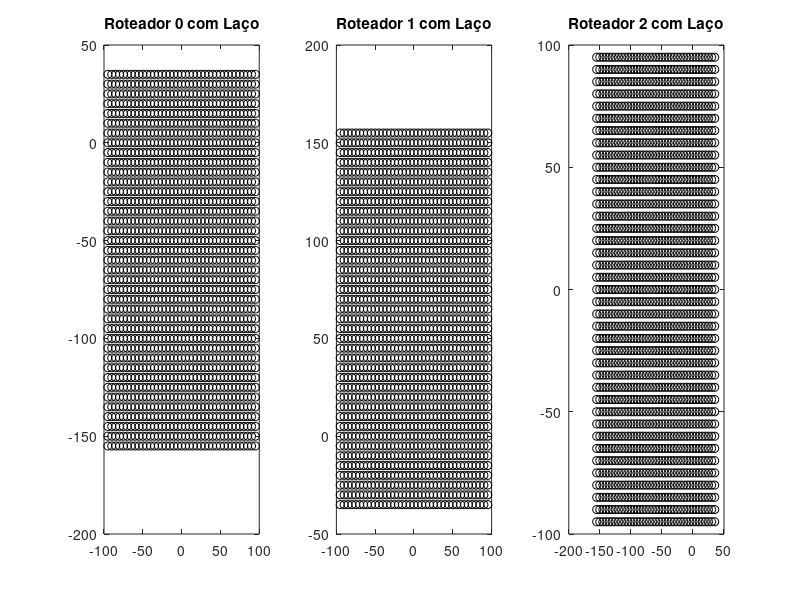
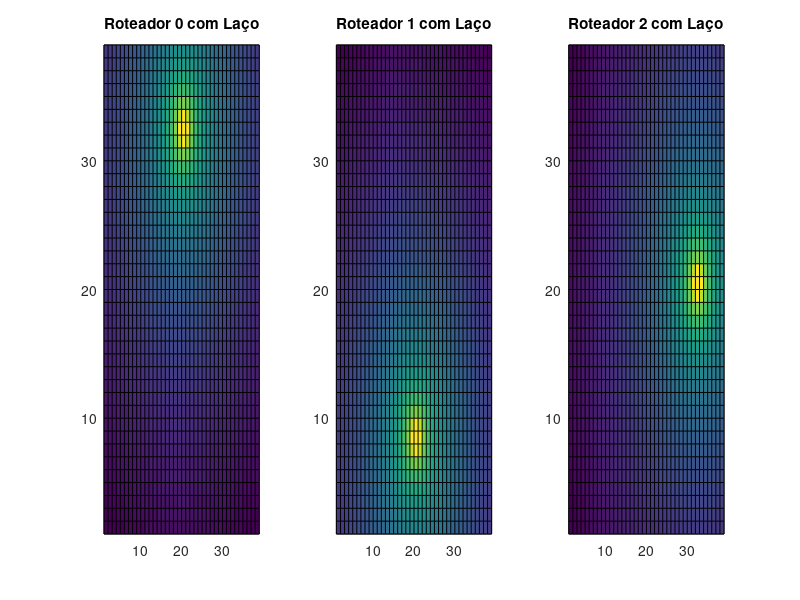
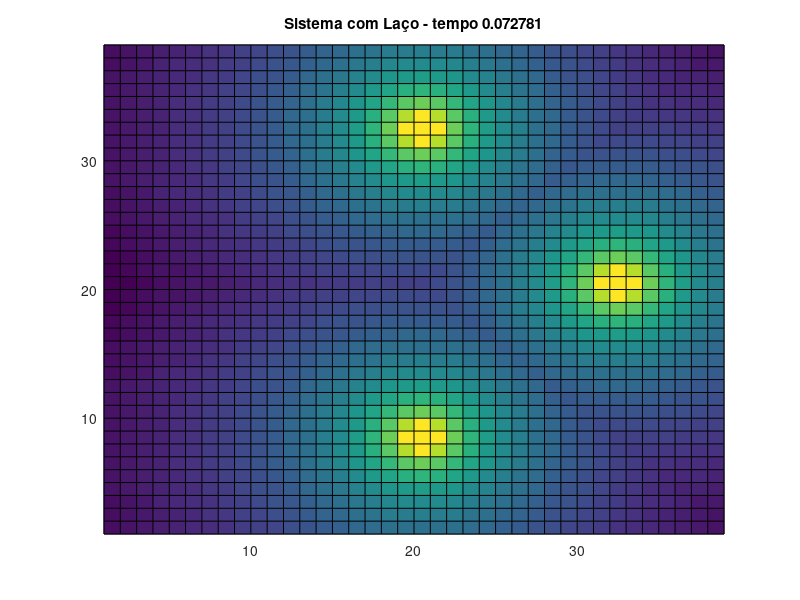

Reproduce these figures in MATLAB, in order.
% limpa variáveis, a tela e fecha todos os gráficos existentes
clear all;clc;close all; 
dPasso = 5;                             % Resolução do grid
dDim = 200;                             % Dimensão do grid
nl = (dDim-2*dPasso)/dPasso + 1;        % Número de pontos de medição
%% Código com laço FOR
t1 = tic;                               % Abre um contador de tempo identificado por t1
% Matriz com posição de cada ponto do grid (posição relativa ao canto inferior direito)
for il = 1:nl 
    for ic = 1:nl
        px(il,ic) = dPasso + (ic-1)*dPasso;
        py(ic,il) = px(il,ic);
    end
end
% Matrizes de posição e potência recebida
for il = 1:nl
    for ic = 1:nl
        % Matrizes com posição de cada ponto do grid relativa a cada roteador
        pbs0(il,ic) = px(il,ic) + j*py(il,ic) - ( dDim/2 + 0.8*dDim*j); % Roteador 0
        pbs1(il,ic) = px(il,ic) + j*py(il,ic) - ( dDim/2 + 0.2*dDim*j); % Roteador 1
        pbs2(il,ic) = px(il,ic) + j*py(il,ic) - ( 1.6*dDim/2 + 0.5*dDim*j); % Roteador 2 
        % Cálculo da potência recebida em cada ponto do grid, recebida de cada roteador
        pl0(il,ic) = 10*log10(1/abs(pbs0(il,ic))^4/1e-3); % Roteador 0
        pl1(il,ic) = 10*log10(1/abs(pbs1(il,ic))^4/1e-3); % Roteador 1
        pl2(il,ic) = 10*log10(1/abs(pbs2(il,ic))^4/1e-3); % Roteador 2
        % cálculo da melhor potência em cada ponto do grid
        plf(il,ic) = max(pl2(il,ic), max(pl0(il,ic), pl1(il,ic)));
    end
end
tempoComFor = toc(t1); % Fecha contador de tempo e guarda tempo na variável tempoComFor
disp(['Tempo com Laço FOR = ' num2str(tempoComFor)]);   % Mostra tempo de execuçao do código
%% Gráficos para código com laço for
% Plota as posiçoes dos pontos do grid para os dois roteadores
subplot(1,3,1); plot(pbs0,'ko'); title('Roteador 0 com Laço');
subplot(1,3,2); plot(pbs1,'ko'); title('Roteador 1 com Laço');
subplot(1,3,3); plot(pbs2,'ko'); title('Roteador 2 com Laço');
figure;

% Plota a mapa de cores relativo a potência para os dois roteadores separadamente
subplot(1,3,1); pcolor(pl0); title('Roteador 0 com Laço');
subplot(1,3,2); pcolor(pl1); title('Roteador 1 com Laço');
subplot(1,3,3); pcolor(pl2); title('Roteador 2 com Laço');
figure;
% Plota a mapa de cores realtivo a melhor potência em cada ponto do grid (melhor entre os dois roteadores)
pcolor(plf);title(['Sistema com Laço - tempo ' num2str(tempoComFor)]);

